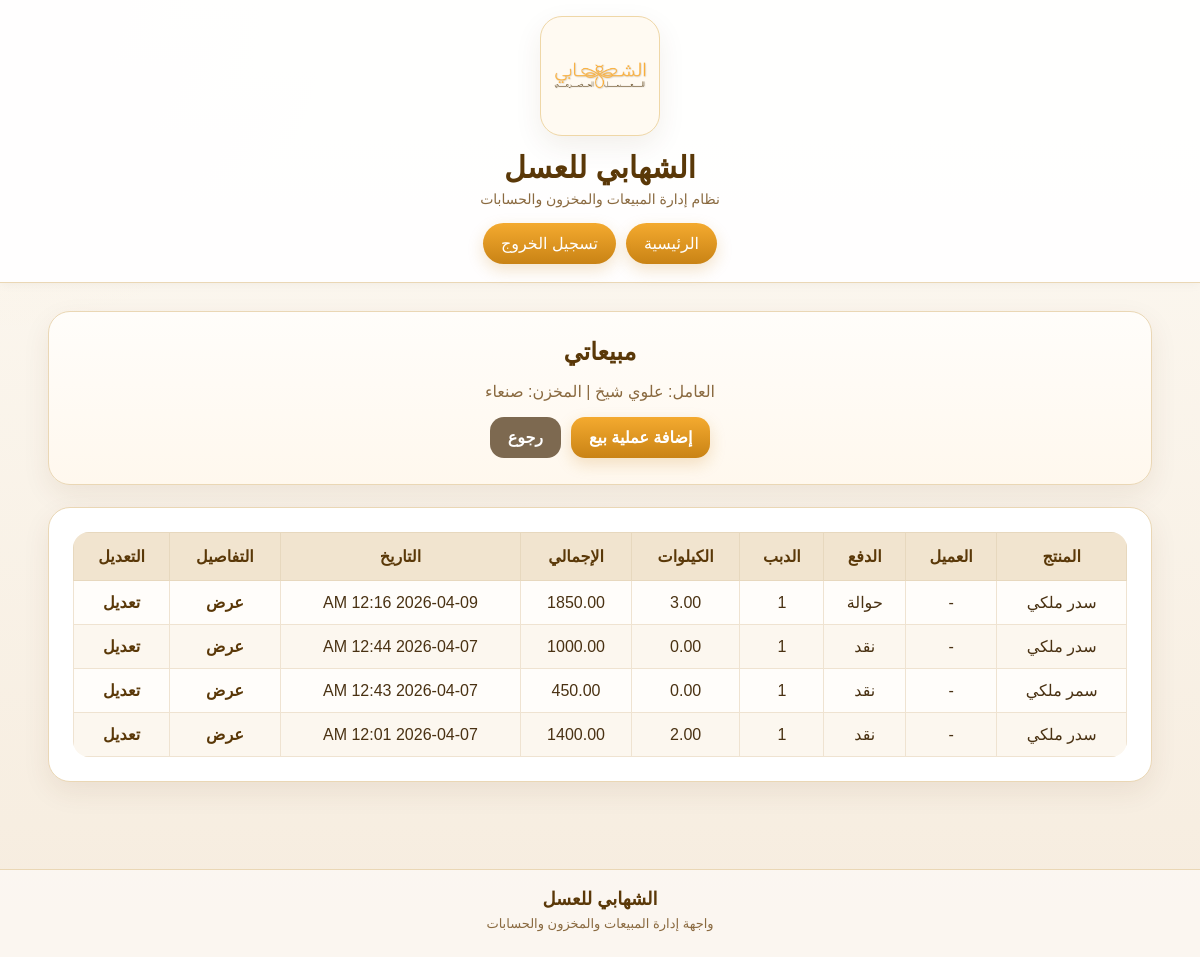
/sales/worker/list/ (signed in), run on an earlier commit of the app's database.
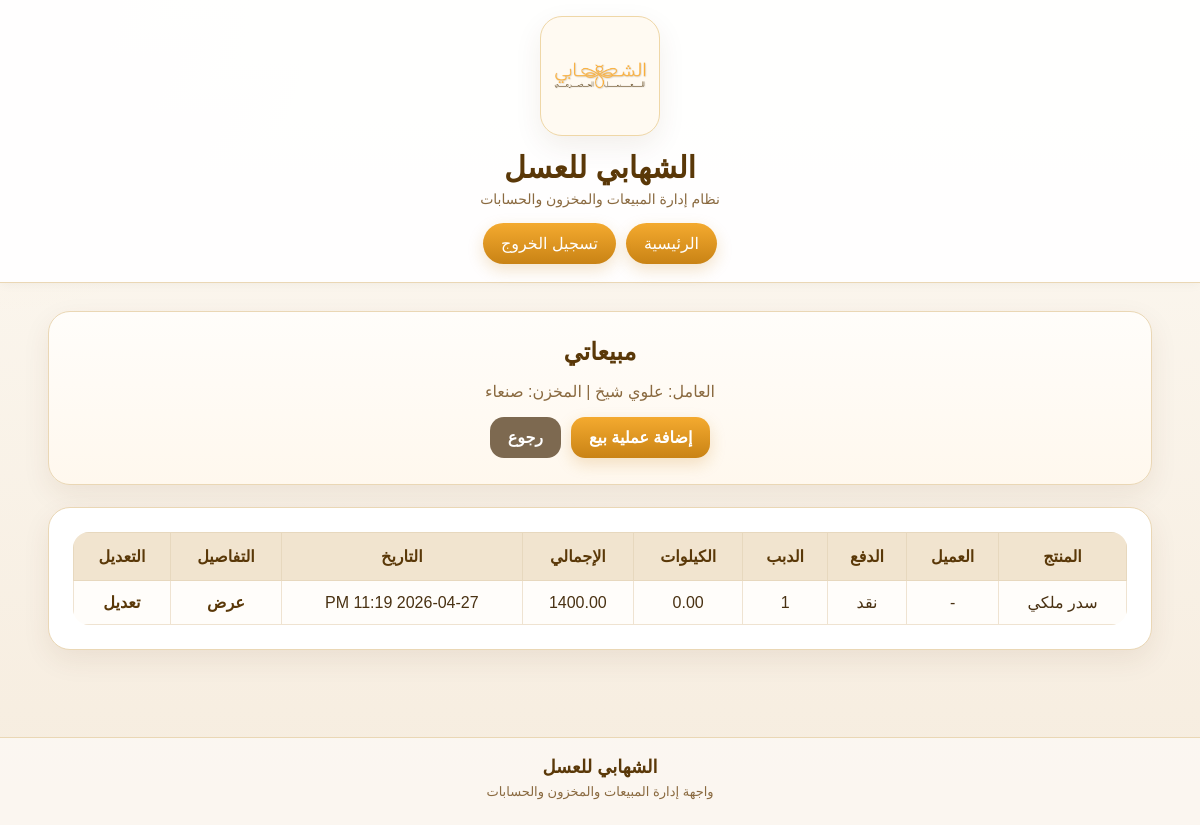
And on a later commit of the database.
### sales/models.py (models this page shows, shortened)
class Sale(models.Model):
    PAYMENT_CHOICES = [
        ('cash', 'نقد'),
        ('transfer', 'حوالة'),
        ('deferred', 'آجل'),
    ]
    warehouse = models.ForeignKey(
        Warehouse,
        on_delete=models.PROTECT,
        verbose_name='المخزن'
    )
    worker = models.ForeignKey(
        WorkerProfile,
        on_delete=models.PROTECT,
        verbose_name='العامل'
    )
    customer = models.ForeignKey(
        Customer,
        on_delete=models.SET_NULL,
        blank=True,
        null=True,
        verbose_name='العميل'
    )
    product = models.ForeignKey(
        Product,
        on_delete=models.PROTECT,
        verbose_name='المنتج'
    )
    quantity_dabba = models.PositiveIntegerField(
        default=0,
        verbose_name='عدد الدبب'
    )
    price_per_dabba = models.DecimalField(
        max_digits=10,
        decimal_places=2,
        default=0,
        verbose_name='سعر الدبة'
    )
    quantity_kg = models.DecimalField(
        max_digits=6,
        decimal_places=2,
        default=0,
        verbose_name='عدد الكيلوات'
    )
    price_per_kg = models.DecimalField(
        max_digits=10,
        decimal_places=2,
        default=0,
        verbose_name='سعر الكيلو'
    )
    payment_type = models.CharField(
        max_length=20,
        choices=PAYMENT_CHOICES,
        verbose_name='نوع الدفع'
    )
    total_amount = models.DecimalField(
        max_digits=12,
        decimal_places=2,
        default=0,
        verbose_name='إجمالي البيع'
    )
    total_cost = models.DecimalField(
        max_digits=12,
        decimal_places=2,
        default=0,
        verbose_name='إجمالي التكلفة'
    )
    profit_amount = models.DecimalField(
        max_digits=12,
        decimal_places=2,
        default=0,
        verbose_name='الربح'
    )
    worker_cash_amount = models.DecimalField(
        max_digits=12,
        decimal_places=2,
        default=0,
        verbose_name='النقد المستلم على العامل'
    )
    notes = models.TextField(
        blank=True,
        null=True,
        verbose_name='ملاحظات'
    )
    sale_date = models.DateTimeField(
        auto_now_add=True,
        verbose_name='تاريخ البيع'
    )
    class Meta:
        verbose_name = 'عملية بيع'
        verbose_name_plural = 'المبيعات'
        ordering = ['-sale_date']

### products/models.py (models this page shows, shortened)
class Product(models.Model):
    warehouse = models.ForeignKey(
        Warehouse,
        on_delete=models.CASCADE,
        verbose_name='المخزن'
    )
    name = models.CharField(max_length=150, verbose_name='اسم المنتج')
    honey_type = models.CharField(max_length=150, blank=True, null=True, verbose_name='نوع العسل')
    purchase_price_per_kg = models.DecimalField(
    max_digits=10,
    decimal_places=2,
    default=0,
    verbose_name='سعر الشراء للكيلو'
)
    default_sale_price_per_dabba = models.DecimalField(
        max_digits=10,
        decimal_places=2,
        default=0,
        verbose_name='سعر البيع الافتراضي للدبة'
    )
    default_sale_price_per_kg = models.DecimalField(
        max_digits=10,
        decimal_places=2,
        default=0,
        verbose_name='سعر البيع الافتراضي للكيلو'
    )
    is_active = models.BooleanField(default=True, verbose_name='نشط')
    created_at = models.DateTimeField(auto_now_add=True, verbose_name='تاريخ الإنشاء')
    class Meta:
        verbose_name = 'منتج'
        verbose_name_plural = 'المنتجات'

### sales/views.py (the view)
# urls.py: path('worker/list/', worker_sales_list, name='worker-sales-list'),
@login_required
def worker_sales_list(request):
    profile = WorkerProfile.objects.filter(user=request.user).select_related('warehouse').first()
    if not profile:
        return redirect('dashboard')
    sales = Sale.objects.filter(worker=profile).select_related(
        'customer',
        'product',
        'warehouse',
    ).order_by('-sale_date')
    context = {
        'profile': profile,
        'sales': sales,
    }
    return render(request, 'sales/worker_sales_list.html', context)

### warehouses/models.py (called while the page is built)
    def __str__(self):
        return self.name

### templates/sales/worker_sales_list.html (shortened to what this page needs)
{% extends 'base.html' %}
{% block content %}
<div class="hero-card">
    <h2>مبيعاتي</h2>
    <p class="muted">العامل: {{ profile.full_name }} | المخزن: {{ profile.warehouse }}</p>
    <div class="actions">
        <a href="{% url 'worker-sale-create' %}" class="btn">إضافة عملية بيع</a>
        <a href="{% url 'dashboard' %}" class="btn btn-secondary">رجوع</a>
    </div>
</div>
<div class="panel-card">
    {% if sales %}
        <div style="overflow-x:auto;">
            <table class="custom-table">
                <thead>
                    <tr>
                        <th>المنتج</th>
                        <th>العميل</th>
                        <th>الدفع</th>
                        <th>الدبب</th>
                        <th>الكيلوات</th>
                        <th>الإجمالي</th>
                        <th>التاريخ</th>
                        <th>التفاصيل</th>
                        <th>التعديل</th>
                    </tr>
                </thead>
                <tbody>
                    {% for sale in sales %}
                    <tr>
                        <td>{{ sale.product.name }}</td>
                        <td>{% if sale.customer %}{{ sale.customer.name }}{% else %}-{% endif %}</td>
                        <td>{{ sale.get_payment_type_display }}</td>
                        <td>{{ sale.quantity_dabba }}</td>
                        <td>{{ sale.quantity_kg }}</td>
                        <td>{{ sale.total_amount }}</td>
                        <td>{{ sale.sale_date|date:"Y-m-d h:i A" }}</td>
                        <td><a href="{% url 'worker-sale-detail' sale.pk %}">عرض</a></td>
                        <td><a href="{% url 'sale-update' sale.pk %}">تعديل</a></td>
                    </tr>
                    {% endfor %}
                </tbody>
            </table>
        </div>
    {% else %}
        <p class="muted">لا توجد مبيعات مسجلة حتى الآن.</p>
    {% endif %}
</div>
{% endblock %}

What changed in the data, as far as the page shows it:
removed Sale: product.name "سدر ملكي", payment_type "حوالة", quantity_dabba "1", quantity_kg "3.00", total_amount "1850.00", sale_date "2026-04-09 12:16 AM"
removed Sale: product.name "سدر ملكي", payment_type "نقد", quantity_dabba "1", quantity_kg "0.00", total_amount "1000.00", sale_date "2026-04-07 12:44 AM"
removed Sale: product.name "سمر ملكي", payment_type "نقد", quantity_dabba "1", quantity_kg "0.00", total_amount "450.00", sale_date "2026-04-07 12:43 AM"
removed Sale: product.name "سدر ملكي", payment_type "نقد", quantity_dabba "1", quantity_kg "2.00", total_amount "1400.00", sale_date "2026-04-07 12:01 AM"
added Sale: product.name "سدر ملكي", payment_type "نقد", quantity_dabba "1", quantity_kg "0.00", total_amount "1400.00", sale_date "2026-04-27 11:19 PM"
